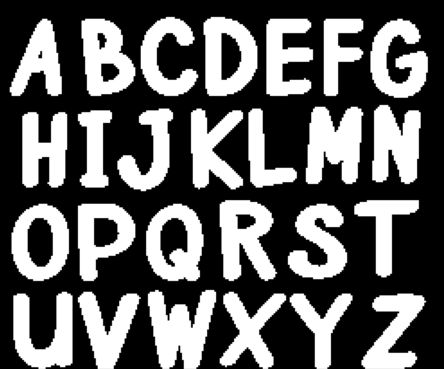
#> input picture ImageProcessing/letters.png, 444 x 369 px, found by its file name
$ python erodingImage.py
#> lines starting #> are read from the running program, lines starting #| are printed output that depends on the picture
import cv2 as cv
import matplotlib.pyplot as plt
import numpy as np

img = cv.imread("/Users/arhan.sheth/Documents/Codes/DX/Basics/letters.png")
#> img is the input picture: shape (369, 444, 3); min 0, max 255, mean 99.4
kernel = np.ones((5, 5), np.uint8)
#Try other ones

erodedImg = cv.erode(img, kernel, iterations = 2)
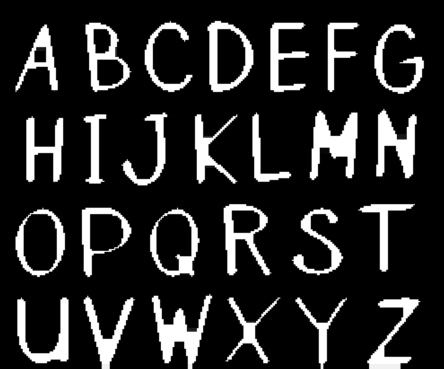
#> erodedImg: shape (369, 444, 3); min 0, max 255, mean 40.8

plt.subplot(121), plt.imshow(img), plt.title("Original Image")
plt.xticks([]), plt.yticks([])
plt.subplot(122), plt.imshow(erodedImg), plt.title("Eroded Image")
plt.xticks([]), plt.yticks([])
plt.show()
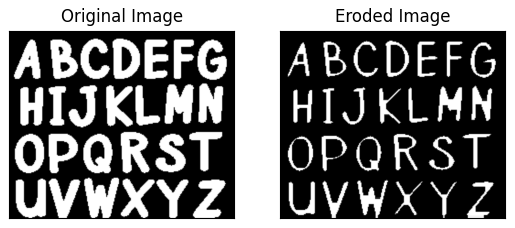
#> figure drawn by matplotlib, 2 panels
